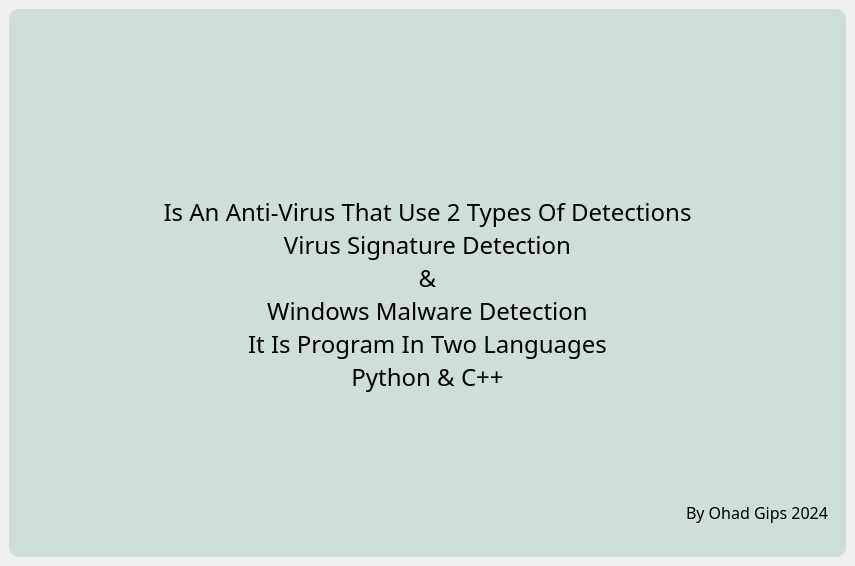
         <widget class="QWidget" name="infoPage">
          <property name="styleSheet">
           <string notr="true"/>
          </property>
          <layout class="QGridLayout" name="gridLayout_6">
           <property name="leftMargin">
            <number>9</number>
           </property>
           <property name="topMargin">
            <number>9</number>
           </property>
           <property name="rightMargin">
            <number>9</number>
           </property>
           <property name="bottomMargin">
            <number>9</number>
           </property>
           <property name="spacing">
            <number>9</number>
           </property>
           <item row="0" column="0" alignment="Qt::AlignHCenter|Qt::AlignVCenter">
            <widget class="QWidget" name="widget" native="true">
             <property name="minimumSize">
              <size>
               <width>837</width>
               <height>548</height>
              </size>
             </property>
             <property name="maximumSize">
              <size>
               <width>837</width>
               <height>548</height>
              </size>
             </property>
             <property name="styleSheet">
              <string notr="true">padding: 2px 5px;
margin: 0;
color: rgb(0, 0, 0);
background: none;
background-color:rgb(208, 222, 216);
border-top-left-radius: 10px;
border-top-right-radius: 10px;
border-bottom-right-radius: 10px;
border-bottom-left-radius: 10px</string>
             </property>
             <layout class="QVBoxLayout" name="verticalLayout_5">
              <property name="topMargin">
               <number>20</number>
              </property>
              <item>
               <layout class="QHBoxLayout" name="horizontalLayout_4">
                <property name="spacing">
                 <number>0</number>
                </property>
                <item>
                 <spacer name="horizontalSpacer_6">
                  <property name="orientation">
                   <enum>Qt::Horizontal</enum>
                  </property>
                  <property name="sizeHint" stdset="0">
                   <size>
                    <width>278</width>
                    <height>20</height>
                   </size>
                  </property>
                 </spacer>
                </item>
                <item>
                 <widget class="QLabel" name="label_2">
                  <property name="minimumSize">
                   <size>
                    <width>281</width>
                    <height>125</height>
                   </size>
                  </property>
                  <property name="maximumSize">
                   <size>
                    <width>281</width>
                    <height>125</height>
                   </size>
                  </property>
                  <property name="text">
                   <string/>
                  </property>
                  <property name="pixmap">
                   <pixmap resource="AV_Icons.qrc">:/AV_Icons/AV_Icons/logo.ico</pixmap>
                  </property>
                  <property name="scaledContents">
                   <bool>true</bool>
                  </property>
                  <property name="alignment">
                   <set>Qt::AlignCenter</set>
                  </property>
                 </widget>
                </item>
                <item>
                 <spacer name="horizontalSpacer_7">
                  <property name="orientation">
                   <enum>Qt::Horizontal</enum>
                  </property>
                  <property name="sizeHint" stdset="0">
                   <size>
                    <width>278</width>
                    <height>20</height>
                   </size>
                  </property>
                 </spacer>
                </item>
               </layout>
              </item>
              <item>
               <widget class="QLabel" name="label">
                <property name="font">
                 <font>
                  <family>Alata</family>
                  <pointsize>18</pointsize>
                  <weight>50</weight>
                  <italic>false</italic>
                  <bold>false</bold>
                 </font>
                </property>
                <property name="contextMenuPolicy">
                 <enum>Qt::NoContextMenu</enum>
                </property>
                <property name="layoutDirection">
                 <enum>Qt::LeftToRight</enum>
                </property>
                <property name="styleSheet">
                 <string notr="true">background-color: transparent;	
</string>
                </property>
                <property name="text">
                 <string>
Is An Anti-Virus That Use 2 Types Of Detections
Virus Signature Detection
&amp;
Windows Malware Detection
It Is Program In Two Languages
Python &amp; C++
</string>
                </property>
                <property name="scaledContents">
                 <bool>true</bool>
                </property>
                <property name="alignment">
                 <set>Qt::AlignCenter</set>
                </property>
               </widget>
              </item>
              <item>
               <spacer name="verticalSpacer_4">
                <property name="orientation">
                 <enum>Qt::Vertical</enum>
                </property>
                <property name="sizeHint" stdset="0">
                 <size>
                  <width>20</width>
                  <height>32</height>
                 </size>
                </property>
               </spacer>
              </item>
              <item>
               <layout class="QHBoxLayout" name="horizontalLayout_3">
                <item>
                 <widget class="QLabel" name="label_4">
                  <property name="minimumSize">
                   <size>
                    <width>81</width>
                    <height>71</height>
                   </size>
                  </property>
                  <property name="maximumSize">
                   <size>
                    <width>81</width>
                    <height>71</height>
                   </size>
                  </property>
                  <property name="text">
                   <string/>
                  </property>
                  <property name="pixmap">
                   <pixmap resource="AV_Icons.qrc">:/AV_Icons/AV_Icons/file_type_python_icon_130221.ico</pixmap>
                  </property>
                  <property name="scaledContents">
                   <bool>true</bool>
                  </property>
                 </widget>
                </item>
                <item>
                 <widget class="QLabel" name="label_3">
                  <property name="minimumSize">
                   <size>
                    <width>71</width>
                    <height>71</height>
                   </size>
                  </property>
                  <property name="maximumSize">
                   <size>
                    <width>71</width>
                    <height>71</height>
                   </size>
                  </property>
                  <property name="text">
                   <string/>
                  </property>
                  <property name="pixmap">
                   <pixmap resource="AV_Icons.qrc">:/AV_Icons/AV_Icons/c_icon_132529.ico</pixmap>
                  </property>
                  <property name="scaledContents">
                   <bool>true</bool>
                  </property>
                 </widget>
                </item>
                <item>
                 <spacer name="horizontalSpacer_12">
                  <property name="orientation">
                   <enum>Qt::Horizontal</enum>
                  </property>
                  <property name="sizeHint" stdset="0">
                   <size>
                    <width>483</width>
                    <height>20</height>
                   </size>
                  </property>
                 </spacer>
                </item>
                <item>
                 <widget class="QLabel" name="label_5">
                  <property name="font">
                   <font>
                    <family>Alata</family>
                    <pointsize>12</pointsize>
                   </font>
                  </property>
                  <property name="text">
                   <string>By Ohad Gips 2024</string>
                  </property>
                 </widget>
                </item>
               </layout>
              </item>
             </layout>
            </widget>
           </item>
          </layout>
         </widget>
